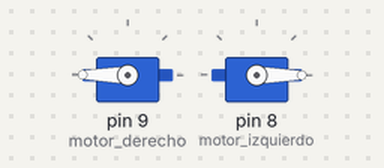
Bench run of a sketch on a simulated Arduino Uno, built with avr-gcc and run on an emulated ATmega328P. Shown: 2 × servo.

Above: at 0.1 s.
At 14.1 s:
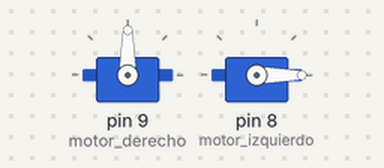
At 44.2 s:
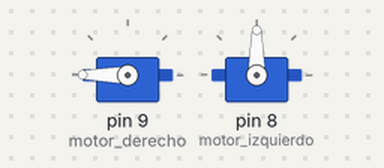
Timing chart, 0 to 45.7 s (numbered marks = the images above):
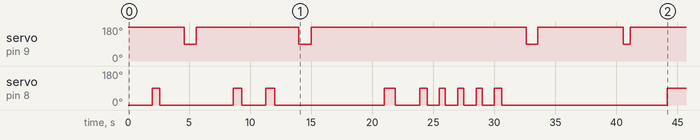

The sketch:

C_digo.ino
```cpp
#include <Servo.h>

Servo motor_derecho;
Servo motor_izquierdo;

// Funciones para los movimientos del robot
void defrente();
void giro_derecha();
void giro_izquierda();

void setup() {
  motor_derecho.attach(9);
  motor_izquierdo.attach(8);

  // Instrucciones para el movimiento del robot

  // inicio
  defrente();
  delay(2000);
  giro_izquierda();
  delay(600);

  // curva uno
  defrente();
  delay(2000);
  giro_derecha();
  delay(1000);

  // curva dos
  defrente();
  delay(3000);
  giro_izquierda();
  delay(700);

  // curva tres
  defrente();
  delay(2000);
  giro_izquierda();
  delay(700);

  // curva cuatro
  defrente();
  delay(2000);
  giro_derecha();
  delay(1000);

  // curva cinco
  defrente();
  delay(6000);
  giro_izquierda();
  delay(900);

  // curva seis
  defrente();
  delay(2000);
  giro_izquierda();
  delay(600);

  // curva siete
  defrente();
  delay(1000);
  giro_izquierda();
  delay(500);

  // curva ocho
  defrente();
  delay(1000);
  giro_izquierda();
  delay(500);

  // curva nueve
  defrente();
  delay(1000);
  giro_izquierda();
  delay(500);

  // curva diez
  defrente();
  delay(1000);
  giro_izquierda();
  delay(600);

  // curva once
  defrente();
  delay(2000);
  giro_derecha();
  delay(950);

  // curva doce
  defrente();
  delay(7000);
  giro_derecha();
  delay(600);

  // curva trece
  defrente();
  delay(3000);
  giro_izquierda();
  delay(800);
}

void loop() {
  // El bucle principal está vacío ya que no se necesita realizar ninguna acción continua
}

void defrente() {
  // Mover los motores hacia adelante
  motor_derecho.write(180);
  motor_izquierdo.write(0);
}

void giro_derecha() {
  // Girar hacia la derecha
  motor_derecho.write(90);
  motor_izquierdo.write(0);
}

void giro_izquierda() {
  // Girar hacia la izquierda
  motor_derecho.write(190);
  motor_izquierdo.write(90);
}
```
